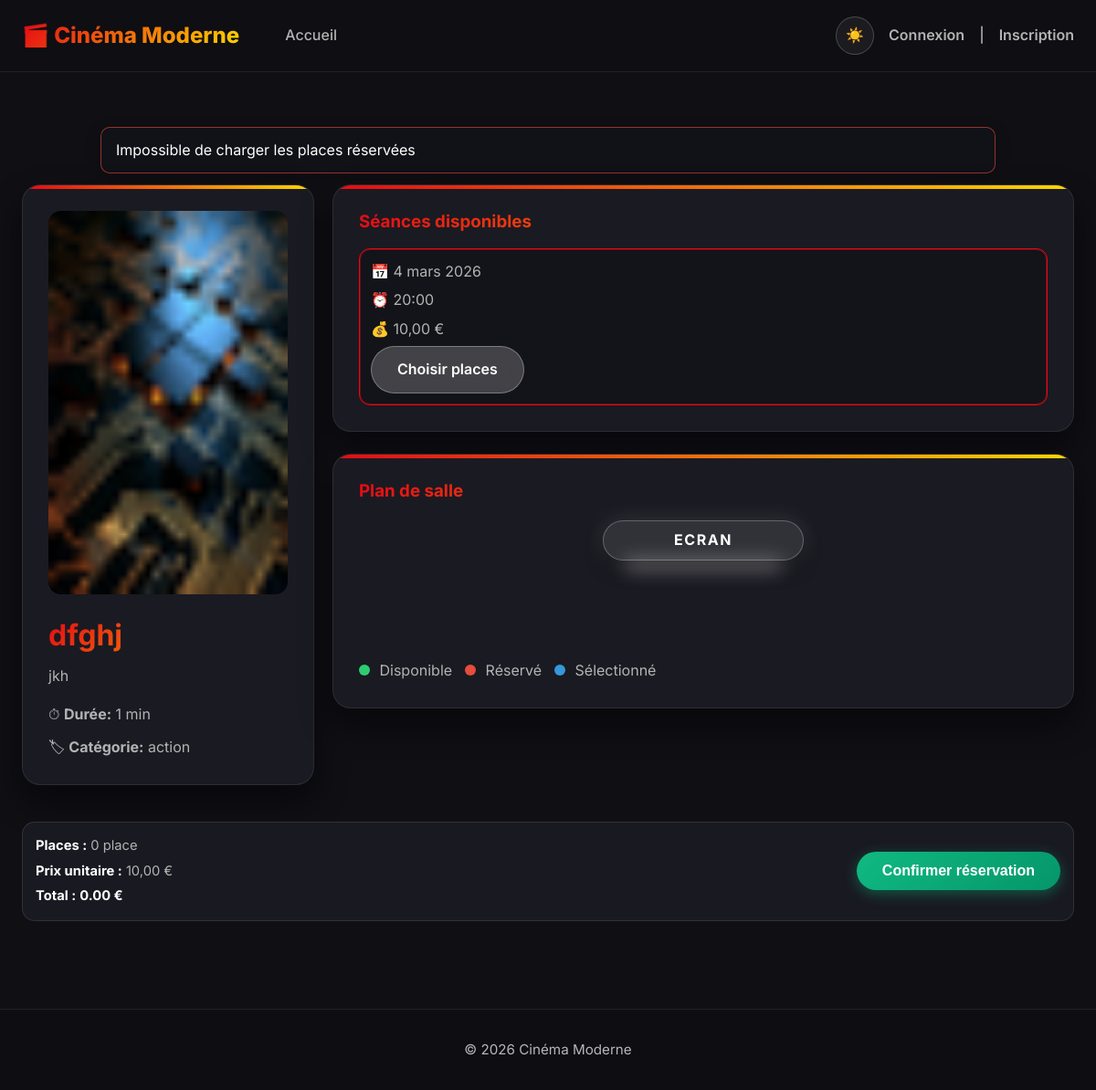
/seance/4/, run on the app's committed database.
### cinema/models.py (models this page shows, shortened)
class Seance(models.Model):
    film = models.ForeignKey(Film, on_delete=models.CASCADE)
    salle = models.ForeignKey(Salle, on_delete=models.CASCADE)
    date = models.DateField()
    heure = models.TimeField()
    prix = models.DecimalField(max_digits=6, decimal_places=2)
    class Meta:
        ordering = ['date', 'heure']

class Film(models.Model):
    titre = models.CharField(max_length=200)
    description = models.TextField(blank=True)
    duree = models.PositiveIntegerField(help_text='Durée en minutes')
    categorie = models.CharField(max_length=100, blank=True)
    affiche = models.ImageField(upload_to='affiches/', blank=True, null=True)
    date_sortie = models.DateField(null=True, blank=True)

### cinema/views.py (the view, shortened to what this page needs)
# urls.py: path('seance/<int:pk>/', views.seance_detail, name='seance_detail'),
def seance_detail(request, pk):
    seance = get_object_or_404(Seance, pk=pk)
    salle = seance.salle
    total = salle.nombre_rangees * salle.nombre_places_par_rangee
    existing = Place.objects.filter(salle=salle).count()
    if existing < total:
        to_create = []
        for r in range(1, salle.nombre_rangees + 1):
            for n in range(1, salle.nombre_places_par_rangee + 1):
                to_create.append(Place(salle=salle, rangee=r, numero=n))
        Place.objects.bulk_create(to_create, ignore_conflicts=True)
    autres_seances = (
        Seance.objects.filter(film=seance.film)
        .select_related('salle')
        .order_by('date', 'heure')
    )
    return render(
        request,
        'cinema/seance_detail.html',
        {
            'seance': seance,
            'autres_seances': autres_seances,
        },
    )

### cinema/templates/cinema/seance_detail.html (shortened to what this page needs)
{% extends 'cinema/base.html' %}
{% block content %}
  <div id="pageMessage" class="page-message"></div>
  <section class="seance-layout">
    <aside class="seance-left card">
      {% if seance.film.affiche %}
        <img src="{{ seance.film.affiche.url }}" alt="Affiche {{ seance.film.titre }}" class="seance-poster">
      {% else %}
        <div class="seance-poster seance-poster-fallback">🎬</div>
      {% endif %}
      <h2 class="gradient-text" style="font-size: 2rem; margin-bottom: 12px;">{{ seance.film.titre }}</h2>
      <p style="color: var(--text-secondary); margin-bottom: 16px;">{{ seance.film.description|default:"Aucune description." }}</p>
      <div class="seance-meta-list">
        <div>⏱ <strong>Durée:</strong> {{ seance.film.duree }} min</div>
        <div>🏷 <strong>Catégorie:</strong> {{ seance.film.categorie|default:"Non classé" }}</div>
    </div>
    </aside>
    <div class="seance-right">
      <div class="card">
        <h3 class="gradient-text" style="margin-bottom: 16px;">Séances disponibles</h3>
        <div class="seance-cards-grid">
          {% for item in autres_seances %}
            <div class="seance-mini-card {% if item.id == seance.id %}active{% endif %}">
              <div class="line">📅 {{ item.date }}</div>
              <div class="line">⏰ {{ item.heure }}</div>
              <div class="line">💰 {{ item.prix }} €</div>
              <a href="{% url 'cinema:seance_detail' item.id %}" class="btn {% if item.id == seance.id %}btn-secondary{% endif %}">
                Choisir places
              </a>
            </div>
          {% endfor %}
        </div>
      </div>
      <div class="card seance-seat-card">
        <h3 class="gradient-text" style="margin-bottom: 20px;">Plan de salle</h3>
        <div class="screen-label">ECRAN</div>
        <div class="seatmap-wrap">
          <div id="seatmap" class="seatmap" data-seance-id="{{ seance.id }}" data-prix="{{ seance.prix }}"></div>
        </div>
        <div class="seat-legend">
          <span><i class="seat-dot available"></i> Disponible</span>
          <span><i class="seat-dot reserved"></i> Réservé</span>
          <span><i class="seat-dot selected"></i> Sélectionné</span>
        </div>
      </div>
    </div>
  </section>
  <div class="reserve-sticky-bar">
    <div class="reserve-summary">
      <span class="reserve-line"><strong>Places :</strong> <span id="selectedCount">0 place</span></span>
      <span class="reserve-line"><strong>Prix unitaire :</strong> <span id="unitPrice">{{ seance.prix }} €</span></span>
      <span class="reserve-line"><strong>Total :</strong> <strong id="selectedTotal">0.00 €</strong></span>
    </div>
    <button id="reserveBtn" class="btn success">Confirmer réservation</button>
  </div>
{% endblock %}

### cinema/static/cinema/seatmap.css (style rules this page uses)
.seatmap { display: grid; gap: 10px; min-width: 560px; margin: 20px 0; justify-content: start; }
.screen-label { position: relative; font-weight: 700; box-shadow: 0 10px 20px rgba(0, 0, 0, 0.35), 0 0 24px rgba(255, 255, 255, 0.14); }
.screen-label::after { content: ''; position: absolute; left: 10%; right: 10%; bottom: -12px; height: 12px; filter: blur(10px); background: rgba(255, 255, 255, 0.35); border-radius: 999px; }
.reserve-line { display: block; color: #B3B3B3; font-size: 0.92rem; }
.reserve-line strong { color: #FFFFFF; }

### data on the page
Seance: film.affiche (picture), film.titre "dfghj", film.description "jkh", film.duree "1", film.categorie "action", date "4 mars 2026", heure "20:00", prix "10,00"
